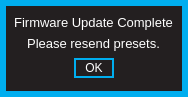
<?xml version="1.0" encoding="UTF-8"?>
<ui version="4.0">
 <class>FwUpdateCompleteForm</class>
 <widget class="QWidget" name="FwUpdateCompleteForm">
  <property name="geometry">
   <rect>
    <x>0</x>
    <y>0</y>
    <width>188</width>
    <height>97</height>
   </rect>
  </property>
  <property name="windowTitle">
   <string>Form</string>
  </property>
  <property name="styleSheet">
   <string notr="true">QWidget
{
	background:		rgba(35,31,32,255);
	border: 6px solid rgba(0,174,239,255);
}  

QWidget:hover
{
	/*border:				3px solid rgb(0, 126, 126)*/
}        

/* ---------- QLabels ------------*/
QLabel
{
	background:		rgba(0,0,0,0);
	color: 				white;
	font: 				10pt &quot;Futura&quot;;
	border:				none;
}

QLabel:hover
{
	border:				none;
}  

/* ---------- QSpinBox ------------*/
QSpinBox
{
	font: 10pt &quot;Futura&quot;;
	border: 2px solid rgb(0,174,239);
	background-color: rgba(0, 0, 0, 255);
	color: white;
	padding:0, 3, 0, 0;
}

QSpinBox::focus
{
	border: none;
	outline: none;
}

/* ---------- QLineEdit ------------*/
QLineEdit
{
	font: 10pt &quot;Futura&quot;;
	background: rgba(0,174,239,0);
	border: 2px solid rgba(0,174,239,255);
	border-radius: 0px;
	color: white;
	padding-left: 2px;
	padding-bottom: 2px;
}

QLineEdit:focus
{
	font: 10pt &quot;Futura&quot;;
	background: rgba(0,174,239,0);
	border: 2px solid white;
	border-radius: 0px;
	color: white;
	padding-left: 2px;
	padding-bottom: 2px;
}

/* ---------- QCheckBox ------------*/
QCheckBox
{
	font: 10pt &quot;Futura&quot;;
	background:rgba(0,174,239,0);
	color: white;
	padding:0, 3, 0, 0;
	border: none;
}

QCheckBox:focus
{
	background:rgba(0,174,239,0);
}


/* ------- QStackedWidget ---------*/
QStackedWidget
{
border-top: 1px solid white;
background: black;
}

/*---------- QPushButton ---------*/
QPushButton
{
	border: 2px solid rgba(0,174,239,255);
	font: 10pt &quot;Futura&quot;;
	color: white;
}

QPushButton:pressed
{
	border: 2px solid white;
	font: 9pt &quot;Futura&quot;;
	background: rgba(0,174,239,255);
	color: white;
}

</string>
  </property>
  <widget class="QFrame" name="warningFrame">
   <property name="geometry">
    <rect>
     <x>0</x>
     <y>0</y>
     <width>188</width>
     <height>97</height>
    </rect>
   </property>
   <property name="focusPolicy">
    <enum>Qt::NoFocus</enum>
   </property>
   <property name="styleSheet">
    <string notr="true"/>
   </property>
   <property name="frameShape">
    <enum>QFrame::StyledPanel</enum>
   </property>
   <property name="frameShadow">
    <enum>QFrame::Raised</enum>
   </property>
   <widget class="QFrame" name="warningSubFrame">
    <property name="geometry">
     <rect>
      <x>8</x>
      <y>8</y>
      <width>171</width>
      <height>81</height>
     </rect>
    </property>
    <property name="focusPolicy">
     <enum>Qt::NoFocus</enum>
    </property>
    <property name="styleSheet">
     <string notr="true">QFrame {
	background:rgba(200, 200, 200, 0);
	border-bottom-left-radius:4.0;
	border-bottom-right-radius:4.0;
	border-top-left-radius:4.0;
	border-top-right-radius:4.0;
	border:none;


}
</string>
    </property>
    <property name="frameShape">
     <enum>QFrame::StyledPanel</enum>
    </property>
    <property name="frameShadow">
     <enum>QFrame::Raised</enum>
    </property>
    <widget class="QLabel" name="updateComplete">
     <property name="geometry">
      <rect>
       <x>0</x>
       <y>-1</y>
       <width>171</width>
       <height>31</height>
      </rect>
     </property>
     <property name="focusPolicy">
      <enum>Qt::NoFocus</enum>
     </property>
     <property name="styleSheet">
      <string notr="true">font: 10pt;</string>
     </property>
     <property name="text">
      <string>Firmware Update Complete</string>
     </property>
     <property name="alignment">
      <set>Qt::AlignCenter</set>
     </property>
    </widget>
    <widget class="QPushButton" name="ok">
     <property name="geometry">
      <rect>
       <x>66</x>
       <y>50</y>
       <width>40</width>
       <height>20</height>
      </rect>
     </property>
     <property name="focusPolicy">
      <enum>Qt::NoFocus</enum>
     </property>
     <property name="styleSheet">
      <string notr="true"/>
     </property>
     <property name="text">
      <string>OK</string>
     </property>
    </widget>
    <widget class="QLabel" name="updateComplete_2">
     <property name="geometry">
      <rect>
       <x>0</x>
       <y>20</y>
       <width>171</width>
       <height>31</height>
      </rect>
     </property>
     <property name="focusPolicy">
      <enum>Qt::NoFocus</enum>
     </property>
     <property name="styleSheet">
      <string notr="true">font: 10pt;</string>
     </property>
     <property name="text">
      <string>Please resend presets.</string>
     </property>
     <property name="alignment">
      <set>Qt::AlignCenter</set>
     </property>
    </widget>
   </widget>
  </widget>
 </widget>
 <resources/>
 <connections/>
</ui>
